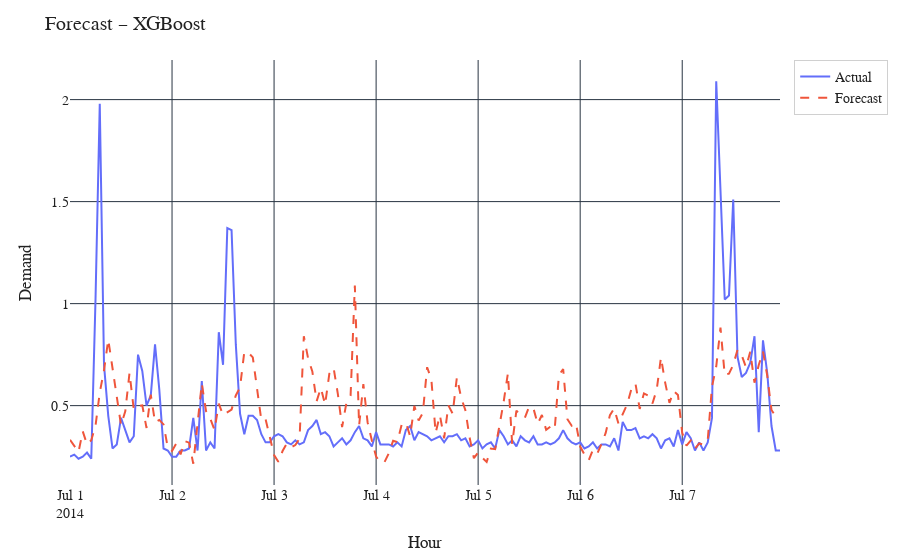

Notebook cell for this chart:
### Markdown cell above
Best model forecast

Below we select the best model based on nRMSE and plot its full 7-day forecast together with the actual demand.

### Code cell
best_model = metrics_models.sort_values("nRMSE").iloc[0]["model"]
print("Best model:", best_model)

best_df = all_fc[ all_fc["model"] == best_model ].sort_values("timestamp")

fig_best = plot_forecast(
    timestamp=best_df["timestamp"],
    y_true=best_df["y_true"],
    y_pred=best_df["y_pred"],
    model_name=best_model,
    filename="ex9_fig2_best_model.svg"
)
fig_best.show()

### Figure 1 — Plotly figure (JSON) as saved in the notebook; plotly's stock layout.template omitted (floating-point values rounded to 4 significant figures; data arrays with more than 128 entries replaced by an {"elided": "..."} marker saying what was removed)
{"data": [{"mode": "lines", "name": "Actual", "x": {"elided": "168 str values"}, "y": {"elided": "168 float values"}, "type": "scatter"}, {"line": {"dash": "dash"}, "mode": "lines", "name": "Forecast", "x": {"elided": "168 str values"}, "y": {"elided": "168 float values"}, "type": "scatter"}], "layout": {"font": {"family": "CMU Serif, 'Times New Roman', serif", "size": 14, "color": "#222"}, "legend": {"bgcolor": "rgba(255,255,255,0.85)", "bordercolor": "#d0d0d0", "borderwidth": 1}, "margin": {"t": 60, "r": 30, "b": 50, "l": 70}, "title": {"text": "Forecast – XGBoost"}, "xaxis": {"title": {"text": "Hour"}}, "yaxis": {"title": {"text": "Demand"}}, "paper_bgcolor": "#ffffff", "plot_bgcolor": "#ffffff"}}
